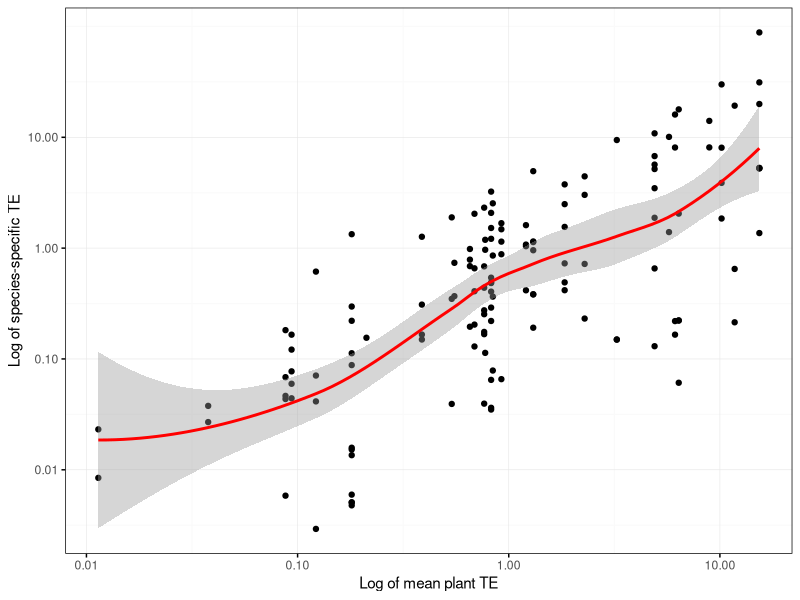

Generate this figure with R:
## ---- chunk 1
knitr::opts_chunk$set(echo = TRUE)
## ---- chunk 2
#Read data
toteff <- read.csv("../../code/Correlation RPEs/Kendall_test.csv", sep=";", header=T )
names(toteff)
## ---- chunk 3
#subset data to the variable of interest
#Remove 2 bird species not used
myvars <- names(toteff) %in% c("plant_species", "plant_familiy", "quantity_mean", "energy_fruit", "Euphonia_pectoralis", "Tangara_cayana") 
newdata <- toteff[!myvars]
names(newdata)
#correlation between variables
cor(newdata, method="kendall", use= "pairwise.complete.obs")
cor(newdata$RPE, newdata[,2:19], use= "pairwise.complete.obs", method = "kendall")
## ---- chunk 4
#Read data
tot<-read.csv("../../code/Correlation RPEs/RPE means.csv", sep=";", header=T)

#In the csv there are two species that are not considered in the manuscript: "Euphonia_pectoralis", "Tangara_cayana" - we remove these 2 frugivore spp and remove all the plants with one replicate.
spp<-c(1,19,24,28,29,33,37,52,57,58,59,68,71,80,81,87,88,123,129,130,161,162)
tot <-tot [-spp,]
#restart numeration in the new dataset  
rownames(tot) <- NULL

## ---- chunk 5
#Create correlation plot
library(ggplot2)
ggplot(tot, aes(RPEt, RPEi)) + geom_point() + geom_smooth(color="red", method="loess") +
  scale_x_log10(breaks=c(0.01, 0.1, 1, 10)) + scale_y_log10(breaks=c(0.01, 0.1, 1, 10))+
  theme(axis.text = element_text(size = rel(0.8)), 
        axis.ticks = element_line(colour = "black"), 
        panel.background = element_rect(fill = "white", colour = NA), 
        panel.border = element_rect(fill = NA, colour = "black"), 
        panel.grid.major = element_line(colour = "grey90", size = 0.2), 
        panel.grid.minor = element_line(colour = "grey98", size = 0.4), 
        strip.background = element_rect(fill = "grey80", 
                                        colour = "grey50", size = 0.2))+
  labs(x = "Log of mean plant TE", y="Log of species-specific TE")

cor.test(tot$RPEt, tot$RPEi)
cor.test(log(tot$RPEt), log(tot$RPEi))
